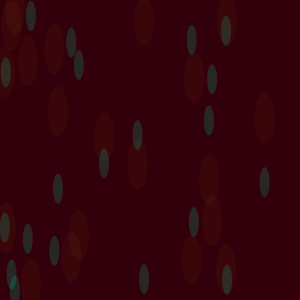
Frame 1 (no input)
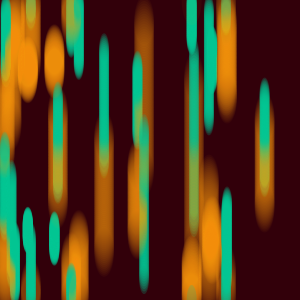
Frame 60 (the mouse pressed at the canvas centre just before this capture)
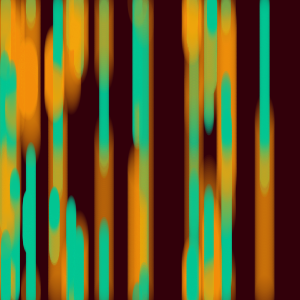
Frame 120 (the mouse held since frame 60 and released just before this capture)

The Processing sketch that drew these frames (run headless with seeded random() and noise(); from frame 60 on, the mouse is pressed at the canvas centre):

// Processing sketch: processing_39805
// ── processing_39805.pde

int num = 20; //sets the number of variables

//arrays
float[] x=new float[num]; //x-coordinate
float[] y=new float[num]; //y-coordinate
float[] s=new float[num]; //speed

void setup() {
  size(300, 300);
  background(50, 0, 10);

  //seed the array
  for (int i=0; i<num; i++) {
    x[i] = random(width);
    y[i] = random(height);
    s[i] = random(.25, 3);
  }
}

void draw() {
  smooth();

  for (int i=0; i < num; i++) {

    //falling ellpises
    noStroke();   
    fill(255, 150, 0, 10);
    ellipse(x[i], y[i], 20, 50);

    //changes the ellipses so they come from the bottom of the composition
    pushMatrix();
    translate(0, 300);

    //rising ellipses
    noStroke();
    fill(0, 200, 150, 50);
    ellipse(x[i], -y[i], 10, 30);

    popMatrix();

    //variable speed
    y[i] = y[i] + s[i];
    if (y[i] > height) {
      y[i] = 0;
    }
  }
}
